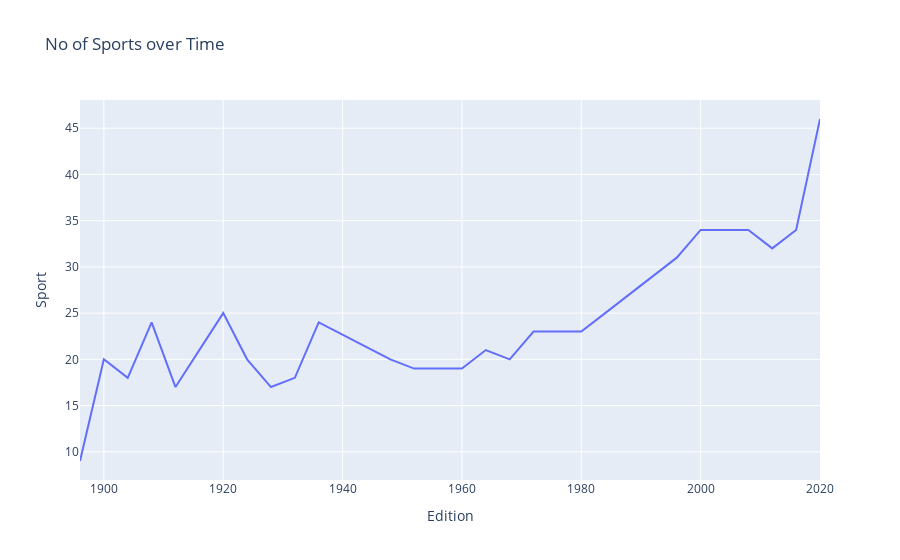

Notebook cell for this chart:
### Code cell
fig2 = pe.line(sports_vs_time, x="Edition", y="Sport", title='No of Sports over Time')
fig2.show()

### Figure 1 — Plotly figure (JSON) as saved in the notebook; plotly's stock layout.template omitted (floating-point values rounded to 4 significant figures)
{"data": [{"hovertemplate": "Edition=%{x}<br>Sport=%{y}<extra></extra>", "legendgroup": "", "line": {"color": "#636efa", "dash": "solid"}, "marker": {"symbol": "circle"}, "mode": "lines", "name": "", "orientation": "v", "showlegend": false, "type": "scatter", "x": [1896, 1900, 1904, 1908, 1912, 1920, 1924, 1928, 1932, 1936, 1948, 1952, 1956, 1960, 1964, 1968, 1972, 1976, 1980, 1984, 1988, 1992, 1996, 2000, 2004, 2008, 2012, 2016, 2020], "xaxis": "x", "y": [9, 20, 18, 24, 17, 25, 20, 17, 18, 24, 20, 19, 19, 19, 21, 20, 23, 23, 23, 25, 27, 29, 31, 34, 34, 34, 32, 34, 46], "yaxis": "y"}], "layout": {"legend": {"tracegroupgap": 0}, "title": {"text": "No of Sports over Time"}, "xaxis": {"anchor": "y", "domain": [0, 1], "title": {"text": "Edition"}}, "yaxis": {"anchor": "x", "domain": [0, 1], "title": {"text": "Sport"}}}}
